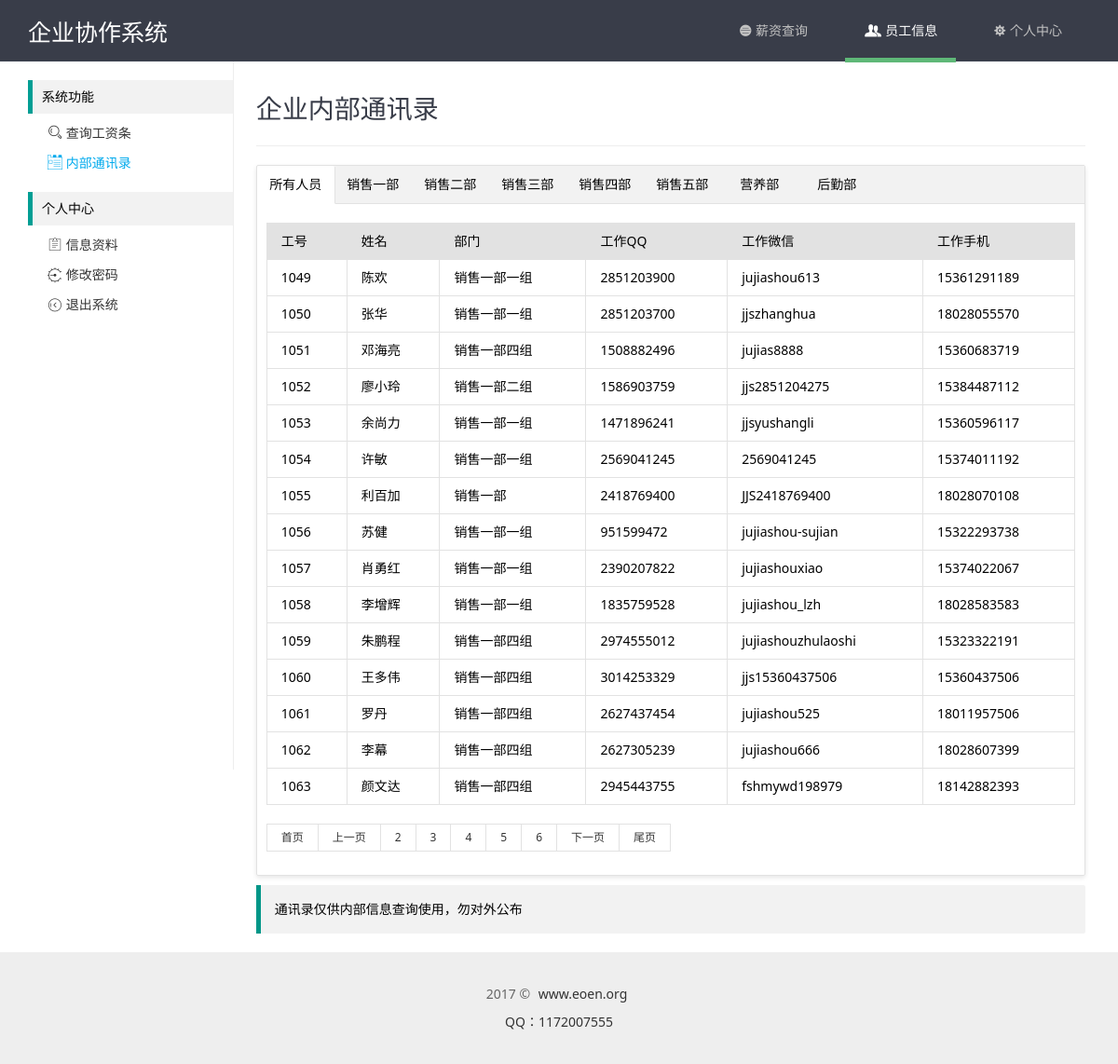
The page /users.php?page=4 (signed in) on the database its author committed.
### tables this page shows
CREATE TABLE `hk_depas` (
  `id` int(11) NOT NULL AUTO_INCREMENT,
  `pid` varchar(4) NOT NULL COMMENT '部门排序',
  `did` varchar(4) NOT NULL COMMENT '部门ID',
  `sid` varchar(4) NOT NULL COMMENT '上级部门',
  `name` varchar(64) NOT NULL COMMENT '部门名称',
  `state` int(11) NOT NULL COMMENT '部门状态',
  PRIMARY KEY (`id`)
);

CREATE TABLE `hk_users` (
  `id` int(11) NOT NULL AUTO_INCREMENT,
  `uid` int(4) NOT NULL COMMENT '工号',
  `name` varchar(32) NOT NULL COMMENT '姓名',
  `password` varchar(32) NOT NULL COMMENT '密码',
  `sex` varchar(10) NOT NULL COMMENT '性别',
  `depa` varchar(32) NOT NULL COMMENT '部门',
  `phone` varchar(11) NOT NULL COMMENT '手机',
  `wechat` varchar(32) NOT NULL COMMENT '微信',
  `qq` varchar(32) NOT NULL COMMENT 'QQ',
  `state` int(10) NOT NULL COMMENT '状态',
  PRIMARY KEY (`id`)
);

### xdmin/conn/config.php (called while the page is built, shortened)
<?php
class DB{
	function __construct($dh, $us, $up, $dbn){
		$this->dbHost = $dh;
		$this->userName = $us;
		$this->userPwd = $up;
		$this->dbName = $dbn;
	}
	function query($sql){
		return mysql_query($sql);
	}
	function getAll($sql){
		$row = $this->query($sql);
		while($re = mysql_fetch_assoc($row))
		{
			$arr[] = $re;
		}
		return @$arr;
	}
}
$db = new DB("localhost","root","QVnVRRnJZX4CJwcC","xiezuo");

### users.php (the view, shortened to what this page needs)
<?php
	include "xdmin/conn/config.php";
	include "xdmin/conn/page.php";
	$showrow = 15;
	$curpage = empty($_GET['page'])?1:$_GET['page'];
	$url = "?page={page}";
	$sql = "SELECT * FROM hk_users where state='1'";
	$query = mysql_query($sql);
	$total = mysql_num_rows($query);
	$list = "SELECT * FROM hk_users where state='1' ORDER BY uid limit ".($curpage-1)*$showrow.",{$showrow}";
	$data = $db->getAll($list);
	$depa = "SELECT * FROM hk_depas where sid='' ORDER BY did";
	$pata = $db->getAll($depa);
?>
<!DOCTYPE html PUBLIC "-//W3C//DTD XHTML 1.0 Transitional//EN" "http://www.w3.org/TR/xhtml1/DTD/xhtml1-transitional.dtd">
<html xmlns="http://www.w3.org/1999/xhtml">
<head>
	<link rel="stylesheet" type="text/css" href="common/layui/css/layui.css" media="all">
	<link rel="stylesheet" type="text/css" href="common/global.css" media="all">
	<link rel="stylesheet" type="text/css" href="common/home/css/style.css" media="all">
</head>
<body>
	<?php include "include/sider.php";?>
	<div class="site-content">
		<h1 class="site-h1">企业内部通讯录</h1>
		<div class="layui-tab layui-tab-card">
		  <ul class="layui-tab-title">
			<li class="layui-this">所有人员</li>
			<?php
			foreach($pata as $key=>$val){
				echo'<li>'.$val['name'].'</li>';
			}
			?>
		  </ul>
		  <div class="layui-tab-content">
			<div class="layui-tab-item layui-show">
				<table class="layui-table">
					<thead>
						<tr>
							<th>工号</th>
							<th>姓名</th>
							<th>部门</th>
							<th>工作QQ</th>
							<th>工作微信</th>
							<th>工作手机</th>
						</tr>
					</thead>
					<tbody>
						<?php
						foreach($data as $key=>$val){
							echo'<tr>
								<td>'.$val['uid'].'</td>
								<td>'.$val['name'].'</td>
								<td>';
								$depaid = $val['depa'];
								$depanm = mysql_query("SELECT * FROM hk_depas WHERE did='{$depaid}'");
								if(mysql_num_rows($depanm)){
									while($row = mysql_fetch_array($depanm)) {
										echo $row['name'];
									}
								}echo'
								</td>
								<td>'.$val['qq'].'</td>
								<td>'.$val['wechat'].'</td>
								<td>'.$val['phone'].'</td>
								</tr>';
						}
						?>
					</tbody>
				</table>
				<div id="page" class="page">
					<div class="layui-box layui-laypage layui-laypage-default" id="layui-laypage-0">
						<?php
							if($total>$showrow){
							 $page = new page($total,$showrow,$curpage,$url,2);
							 echo $page->myde_write();
							}
						 ?>
					</div>
				</div>
			</div>
		  </div>
		</div>
		<div class="layui-elem-quote">
			<p>通讯录仅供内部信息查询使用，勿对外公布</p>
		</div>
	</div>
	<?php include "include/footer.php";?>

### common/layui/css/layui.css (style rules this page uses)
blockquote,body,button,dd,div,dl,dt,form,h1,h2,h3,h4,h5,h6,input,li,ol,p,pre,td,textarea,th,ul { margin:0;padding:0;-webkit-tap-highlight-color:rgba(0,0,0,0) }
li { list-style:none }
table { border-collapse:collapse;border-spacing:0 }
h1,h2,h3 { font-size:14px;font-weight:400 }
body { line-height:24px;font:14px Helvetica Neue,Helvetica,PingFang SC,\5FAE\8F6F\96C5\9ED1,Tahoma,Arial,sans-serif }
.layui-box,.layui-box * { -webkit-box-sizing:content-box!important;-moz-box-sizing:content-box!important;box-sizing:content-box!important }
.layui-show { display:block!important }
.layui-elem-quote { margin-bottom:10px;padding:15px;line-height:22px;border-left:5px solid #009688;border-radius:0 2px 2px 0;background-color:#f2f2f2 }
.layui-table { width:100%;margin:10px 0;background-color:#fff }
.layui-table tr { transition:all .3s;-webkit-transition:all .3s }
.layui-table thead tr { background-color:#f2f2f2 }
.layui-table th { text-align:left }
.layui-table td,.layui-table th { padding:9px 15px;min-height:20px;line-height:20px;border:1px solid #e2e2e2;font-size:14px }
.layui-laypage { display:inline-block;*display:inline;*zoom:1;vertical-align:middle;margin:10px 0;font-size:0 }
.layui-nav .layui-nav-item,.layui-tab-title li { display:inline-block;*zoom:1;vertical-align:middle }
.layui-tab { margin:10px 0;overflow:hidden;text-align:left!important }
.layui-fixbar li,.layui-tab-bar,.layui-tab-title li,.layui-util-face ul li { cursor:pointer;text-align:center }
.layui-tab-title { position:relative;left:0;height:40px;white-space:nowrap;font-size:0;border-bottom:1px solid #e2e2e2;transition:all .2s;-webkit-transition:all .2s }
.layui-tab-title li { *display:inline;font-size:14px;transition:all .3s;-webkit-transition:all .3s;position:relative;line-height:40px;min-width:65px;padding:0 10px;border-left: 1px solid rgba(26, 160, 148, 0.3); }
.layui-tab-title .layui-this { color:#000 }
.layui-tab-title .layui-this:after { position:absolute;left:0;top:0;content:'';width:100%;height:41px;border:1px solid #e2e2e2;border-bottom-color:#fff;border-radius:2px 2px 0 0;-webkit-box-sizing:border-box!important;-moz-box-sizing:border-box!important;box-sizing:border-box!important;pointer-events:none }
.layui-tab-item,.layui-util-face .layui-layer-TipsG { display:none }
.layui-tab-content { padding:10px }
.layui-tab-card { border:1px solid #e2e2e2;border-radius:2px;box-shadow:0 2px 5px 0 rgba(0,0,0,.1) }
.layui-tab-card>.layui-tab-title { background-color:#f2f2f2 }
.layui-tab-card>.layui-tab-title li { margin-right:-1px;margin-left:-1px }
.layui-tab-card>.layui-tab-title .layui-this { background-color:#fff }
.layui-tab-card>.layui-tab-title .layui-this:after { border-top:none;border-width:1px;border-bottom-color:#fff }

### common/global.css (style rules this page uses)
body,div,dl,dt,dd,ul,ol,li,h1,h2,h3,h4,h5,h6,pre,code,form,fieldset,legend,input,button,textarea,select,p,blockquote,th,td,span,a { margin:0;padding:0; }
body { font-size:14px;font-family: "微软雅黑","Microsoft YaHei","Microsoft YaHei UI", "Segoe UI", Arial, Verdana, Sans-Serif, sans-serif; }
address, caption, cite, code, dfn, em, strong, th, var { font-style:normal; font-weight:normal; }
ol,ul,li { list-style:none; }
address,button,caption,cite,code,dfn,em,input,optgroup,option,select,strong,textarea,th,var { font:inherit; }
table { border-collapse: collapse;border-spacing: 0; }
thead tr th { background-color: #e2e2e2; }
caption,th { text-align:left; }
h1,h2,h3,h4,h5,h6,a,p,span { font-family: "微软雅黑","Microsoft YaHei","Microsoft YaHei UI","Hiragino Sans GB W3","Segoe UI", Arial, Verdana, Sans-Serif, sans-serif; }

### common/home/css/style.css (style rules this page uses)
.site-tree, .site-content { display: inline-block; vertical-align: top; font-size: 14px; }
.site-content { width: 890px; padding: 20px 0 10px 20px; }
.site-h1 { margin-bottom: 20px; line-height: 60px; padding-bottom: 10px; color: #393D49; border-bottom: 1px solid #eee; font-size: 28px; font-weight: 300; }
.layui-tab-title li { border-left: none; }

### rows shown on the page
hk_depas: name "销售一部"
hk_depas: name "销售二部"
hk_depas: name "销售三部"
hk_depas: name "销售四部"
hk_depas: name "销售五部"
hk_depas: name "营养部"
hk_depas: name "后勤部"
hk_users: uid "1049", name "陈欢", qq "2851203900", wechat "jujiashou613", phone "15361291189"
hk_depas: name "销售一部一组"
hk_users: uid "1050", name "张华", qq "2851203700", wechat "jjszhanghua", phone "18028055570"
hk_users: uid "1051", name "邓海亮", qq "1508882496", wechat "jujias8888", phone "15360683719"
hk_depas: name "销售一部四组"
hk_users: uid "1052", name "廖小玲", qq "1586903759", wechat "jjs2851204275", phone "15384487112"
hk_depas: name "销售一部二组"
hk_users: uid "1053", name "余尚力", qq "1471896241", wechat "jjsyushangli", phone "15360596117"
hk_users: uid "1054", name "许敏", qq "2569041245", wechat "2569041245", phone "15374011192"
hk_users: uid "1055", name "利百加", qq "2418769400", wechat "JJS2418769400", phone "18028070108"
hk_users: uid "1056", name "苏健", qq "951599472", wechat "jujiashou-sujian", phone "15322293738"
hk_users: uid "1057", name "肖勇红", qq "2390207822", wechat "jujiashouxiao", phone "15374022067"
hk_users: uid "1058", name "李增辉", qq "1835759528", wechat "jujiashou_lzh", phone "18028583583"
hk_users: uid "1059", name "朱鹏程", qq "2974555012", wechat "jujiashouzhulaoshi", phone "15323322191"
hk_users: uid "1060", name "王多伟", qq "3014253329", wechat "jjs15360437506", phone "15360437506"
hk_users: uid "1061", name "罗丹", qq "2627437454", wechat "jujiashou525", phone "18011957506"
hk_users: uid "1062", name "李幕", qq "2627305239", wechat "jujiashou666", phone "18028607399"
hk_users: uid "1063", name "颜文达", qq "2945443755", wechat "fshmywd198979", phone "18142882393"
